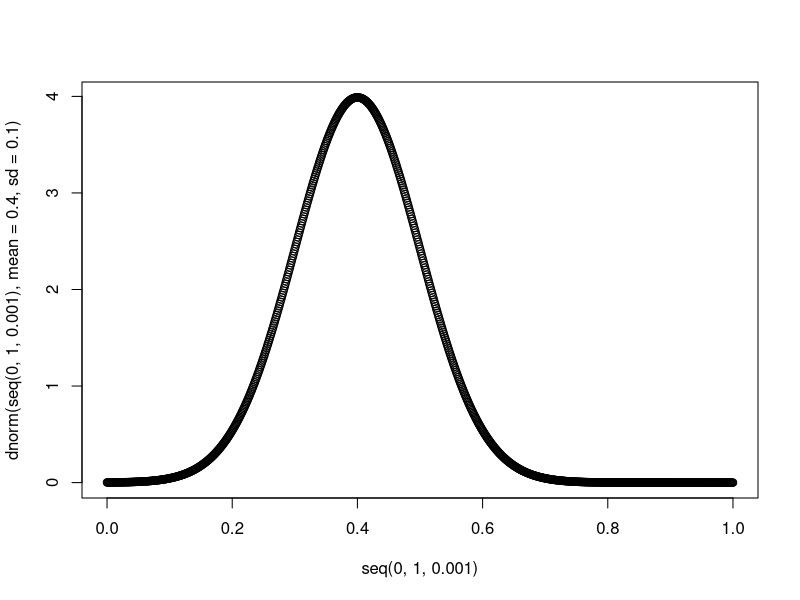
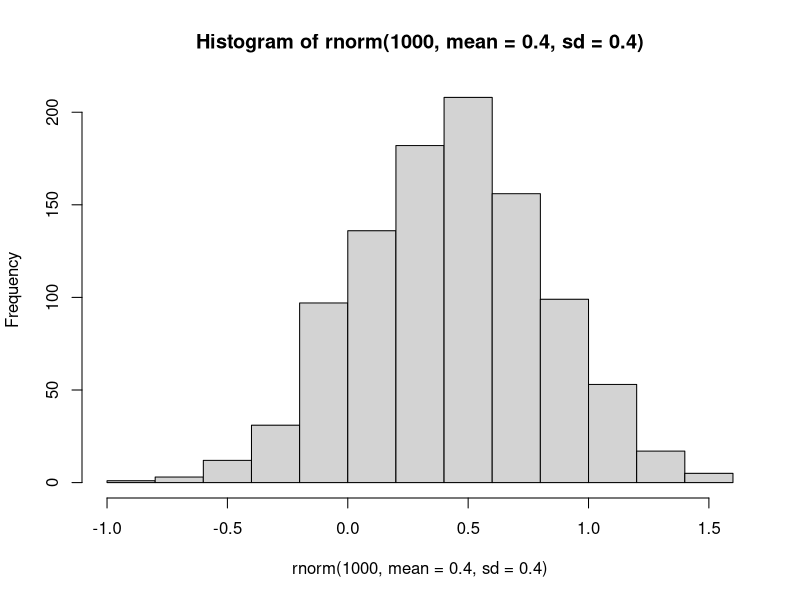
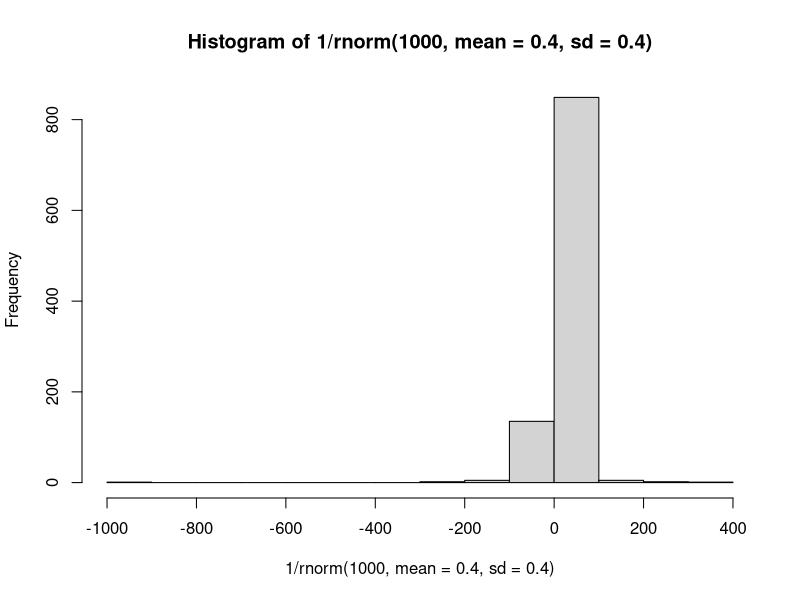

These figures' R source, in order: (Note: this script raises an error after producing the figures.)
plot(seq(0, 1, 0.001), dnorm(seq(0, 1, 0.001), mean = 0.4, sd = 0.1))


hist(rnorm(1000, mean = 0.4, sd = 0.4))


hist(1/rnorm(1000, mean = 0.4, sd = 0.4))

test111 <- test111[-seq(1, 17),]

plot(test111$t, test111$num)
abline(v=5)
abline(h = 0.1)

plot(seq(1, 19.9375, 0.0625), cumsum(test111$num/1000))
abline(v=5)
abline(h = 0.5)


hist(rep((test111$t), (test111$num)*10), breaks = seq(0, 30))





mean(rep((test111$t), (test111$num)*1000))



     
